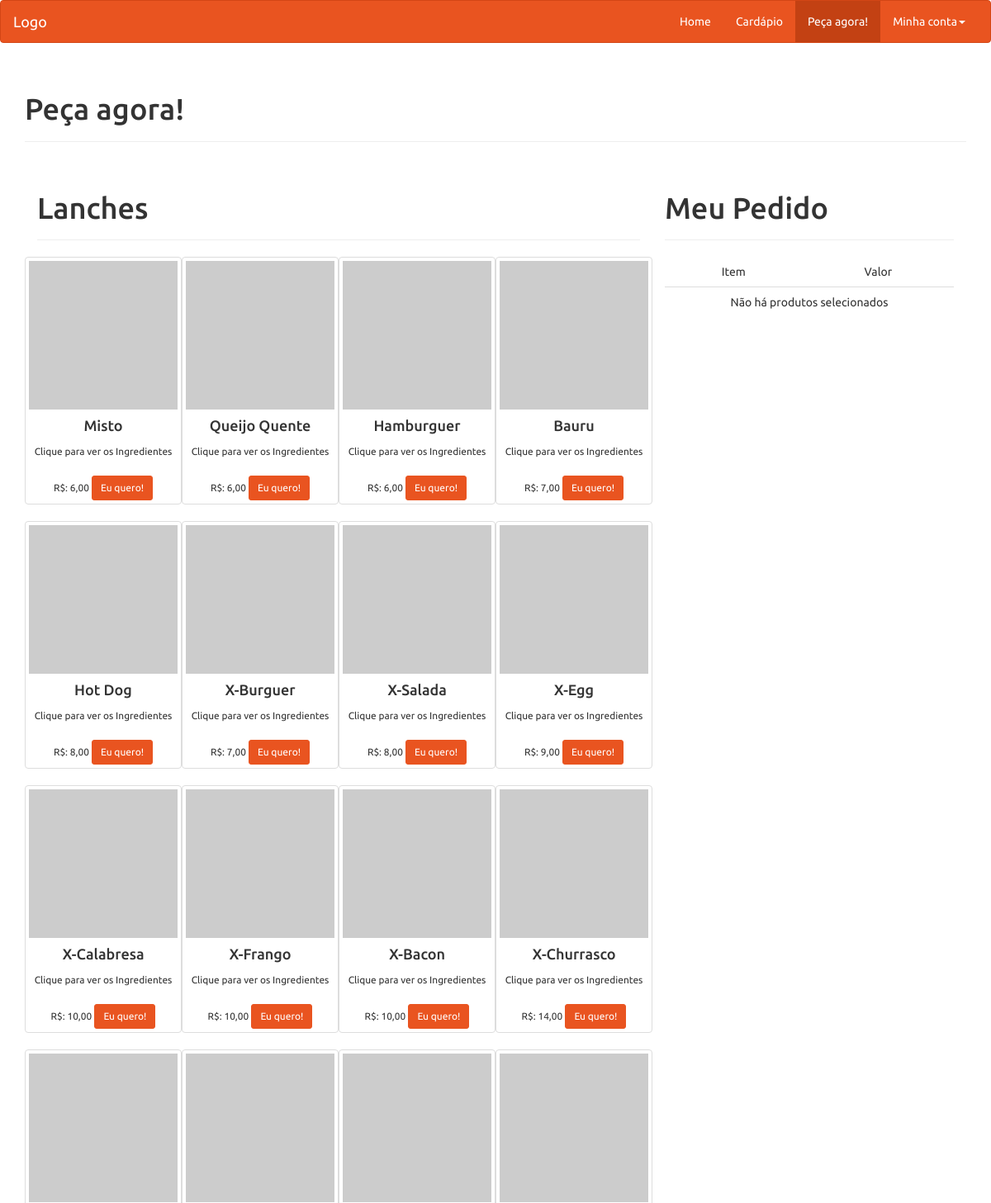
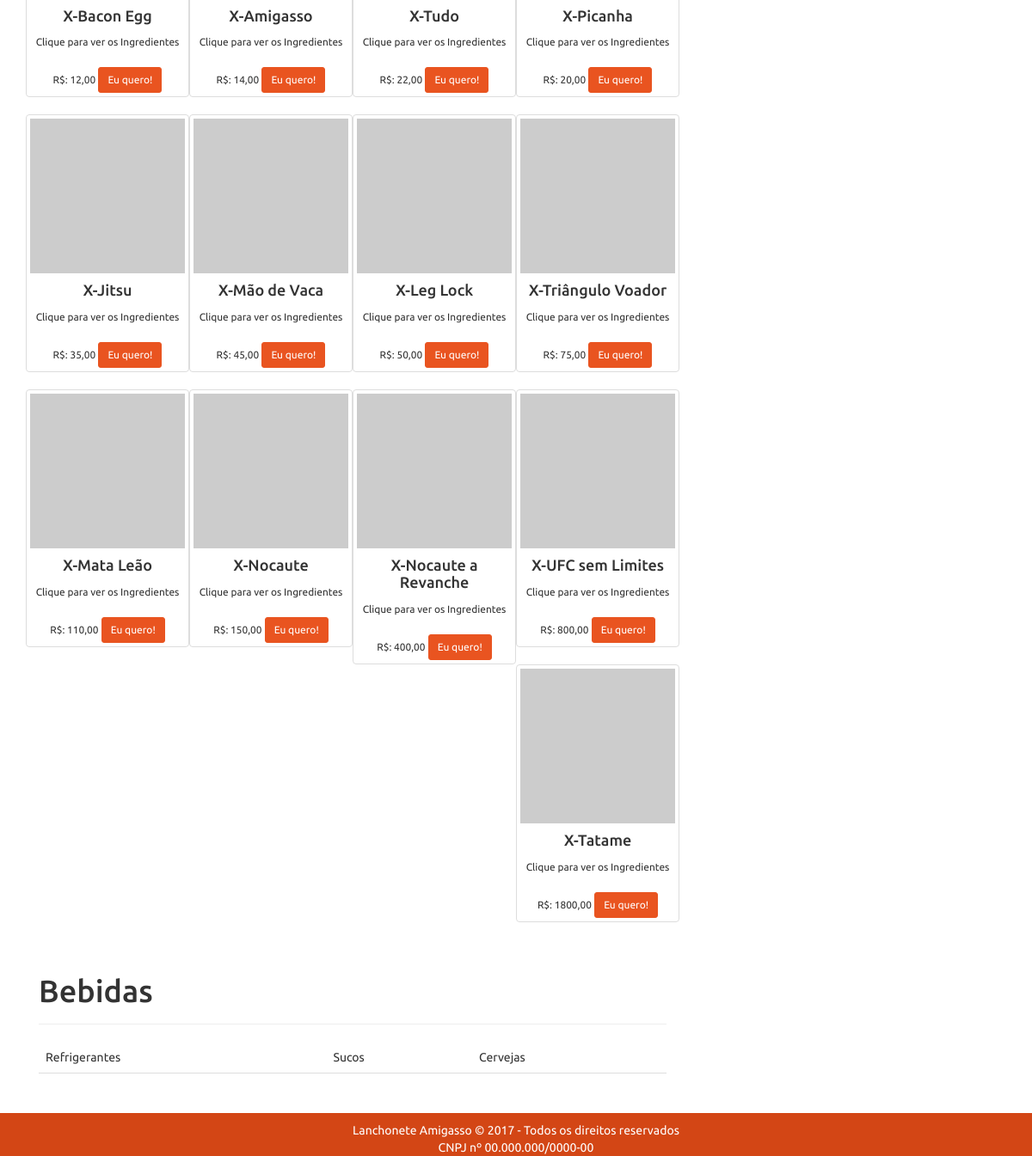
The page /view/pedido.php on the database its author committed (2 pictures, top to bottom).
### tables this page shows
CREATE TABLE IF NOT EXISTS sanduiches(
   	id int(2) AUTO_INCREMENT PRIMARY KEY,
   	nome varchar(60) NOT NULL,
   	ingredientes text NOT NULL,
   	preco decimal(6,2) NOT NULL
);

### model/Produtos.php (called while the page is built, shortened)
<?php
class Produtos{
    public function fetchLanches(){
        $pdo = Database::connect();
        $select = $pdo->prepare("SELECT * FROM sanduiches");
        $select->execute();
        return $select->fetchAll(\PDO::FETCH_ASSOC);
    }
}

### view/pedido.php (the view, shortened to what this page needs)
<!DOCTYPE html>
<html lang="pt-br">
<head>
	<link href="../assets/css/bootstrap.min.css" rel="stylesheet">
	<link href="../assets/css/main.css" rel="stylesheet" type="text/css">
</head>
<body>
	<nav class="navbar navbar-default">
		<div class="container-fluid">
			<div class="navbar-header">
				<a class="navbar-brand" href="/site-amigasso/principal">Logo</a>
			</div>
			<div class="collapse navbar-collapse" id="myNavbar">
				<ul class="nav navbar-nav navbar-right">
					<li>
						<a href="/site-amigasso/principal">Home</a>
					</li>
					<li>
						<a href="/site-amigasso/principal/cardapio">Cardápio</a>
					</li>
					<li class="active">
						<a href="/site-amigasso/principal/pedidoa">Peça agora!</a>
					</li>
					<li class="dropdown">
						<a class="dropdown-toggle" data-toggle="dropdown" href="#">Minha conta<span class="caret"></span></a>
					</li>
				</ul>
			</div>
		</div>
	</nav>
	<?php
	$produtos = new \model\Produtos();
	$lanches = $produtos->fetchLanches();
	?>
	<div class="container">
		<div class="page-header">
			<h1>Peça agora!</h1>
		</div>
		<div class="col-md-8">
			<div class="page-header">
				<h1>Lanches</h1>
			</div>
      <div class="row">
        <div class="lanches">
          <?php foreach($lanches as $lanchinho){
          	    $preco = str_replace(".",",", $lanchinho['preco']);
          	?>
          <div class="col-md-3 thumbnail text-center">
            <img src="https://placehold.it/180x180" class="img-responsive">
            <h4><?php echo $lanchinho['nome'] ?></h4>
            <small data-toggle="popover" title="Ingredientes" data-placement="bottom" data-content="<?php echo $lanchinho['ingredientes'] ?>">Clique para ver os Ingredientes</small><br><br>
            <small>R$: <?php echo $preco?></small> <button class="btn btn-primary btn-sm ">Eu quero!</button><br>
          </div>
          <?php } ?>
        </div>
      </div>
		</div>
		<div class="col-md-4">
      <div class="page-header">
				<h1>Meu Pedido</h1>
			</div>
			<table class="table">
			  <thead>
			    <tr>
			      <td class="text-center">Item</td>
			      <td class="text-center">Valor</td>
			    </tr>
			  </thead>
			  <tbody>
			    <tr>
			      <td colspan="2" class="text-center">Não há produtos selecionados</td>
			    </tr>
			  </tbody>
			</table>
		</div>
    <div class="col-md-8">
			<div class="page-header">
				<h1>Bebidas</h1>
			</div>
			<table class="table">
				<thead>
				<tr>
					<td>Refrigerantes</td>
					<td>Sucos</td>
					<td>Cervejas</td>
				</tr>
				</thead>
				<tbody>
        <tr>
          <td></td>
          <td></td>
          <td></td>
        </tr>
				</tbody>
			</table>
		</div>
	</div>
	<div class="col-sm-12 footer text-center">
		Lanchonete Amigasso © 2017 - Todos os direitos reservados<br>
		CNPJ nº 00.000.000/0000-00
	</div>
</body>
</html>

### assets/css/main.css (style rules this page uses)
.footer { background-color:#d34615; color:white; height: 50px; margin-top: 10px; padding: 10px; float: left; position: relative; }

### rows shown on the page
sanduiches: nome "Misto", preco "6,00"
sanduiches: nome "Queijo Quente", preco "6,00"
sanduiches: nome "Hamburguer", preco "6,00"
sanduiches: nome "Bauru", preco "7,00"
sanduiches: nome "Hot Dog", preco "8,00"
sanduiches: nome "X-Burguer", preco "7,00"
sanduiches: nome "X-Salada", preco "8,00"
sanduiches: nome "X-Egg", preco "9,00"
sanduiches: nome "X-Calabresa", preco "10,00"
sanduiches: nome "X-Frango", preco "10,00"
sanduiches: nome "X-Bacon", preco "10,00"
sanduiches: nome "X-Churrasco", preco "14,00"
sanduiches: nome "X-Bacon Egg", preco "12,00"
sanduiches: nome "X-Amigasso", preco "14,00"
sanduiches: nome "X-Tudo", preco "22,00"
sanduiches: nome "X-Picanha", preco "20,00"
sanduiches: nome "X-Jitsu", preco "35,00"
sanduiches: nome "X-Mão de Vaca", preco "45,00"
sanduiches: nome "X-Leg Lock", preco "50,00"
sanduiches: nome "X-Triângulo Voador", preco "75,00"
sanduiches: nome "X-Mata Leão", preco "110,00"
sanduiches: nome "X-Nocaute", preco "150,00"
sanduiches: nome "X-Nocaute a Revanche", preco "400,00"
sanduiches: nome "X-UFC sem Limites", preco "800,00"
sanduiches: nome "X-Tatame", preco "1800,00"
